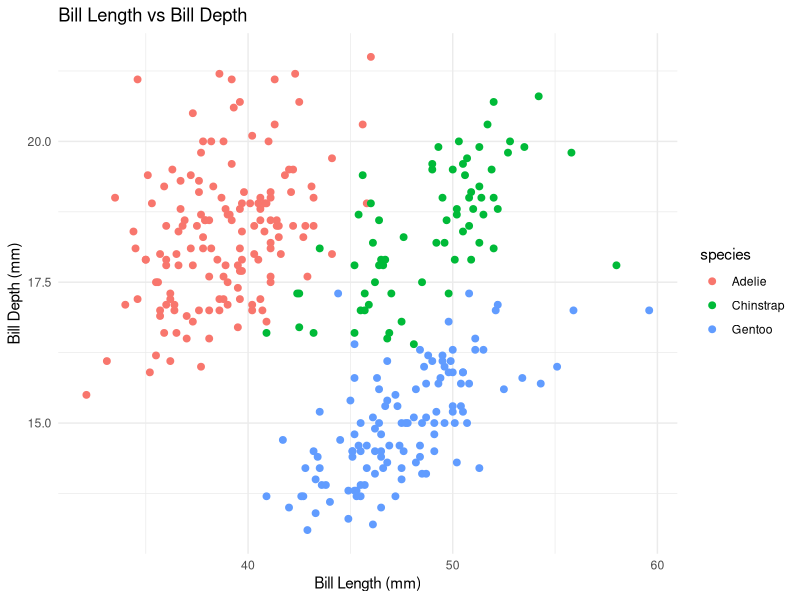
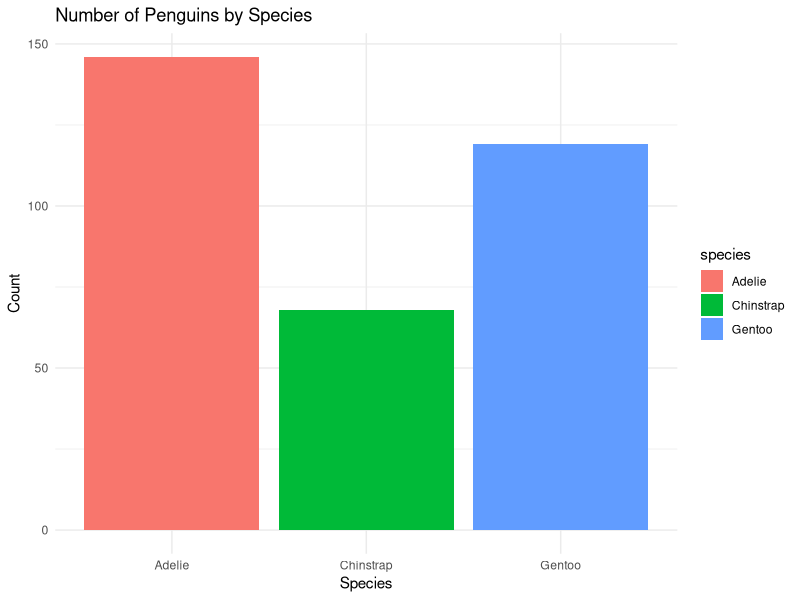

The R source for these figures, in order:
## ---- chunk 1
#| label: setup
#| warning: false
#| message: false

library(ggplot2)
library(dplyr)
library(palmerpenguins)

penguins_clean <- na.omit(palmerpenguins::penguins)
## ---- chunk 2
ggplot(penguins_clean, aes(x = bill_length_mm, y = bill_depth_mm, color = species)) +
  geom_point(size = 2) +
  labs(
    title = "Bill Length vs Bill Depth",
    x = "Bill Length (mm)",
    y = "Bill Depth (mm)"
  ) +
  theme_minimal()
## ---- chunk 3
penguins_clean |>
  count(species) |>
  ggplot(aes(x = species, y = n, fill = species)) +
  geom_col() +
  labs(
    title = "Number of Penguins by Species",
    x = "Species",
    y = "Count"
  ) +
  theme_minimal()
## ---- chunk 4
penguins_clean |>
  group_by(species) |>
  summarise(
    avg_bill_length = mean(bill_length_mm),
    avg_bill_depth = mean(bill_depth_mm),
    avg_flipper_length = mean(flipper_length_mm),
    .groups = "drop"
  )
